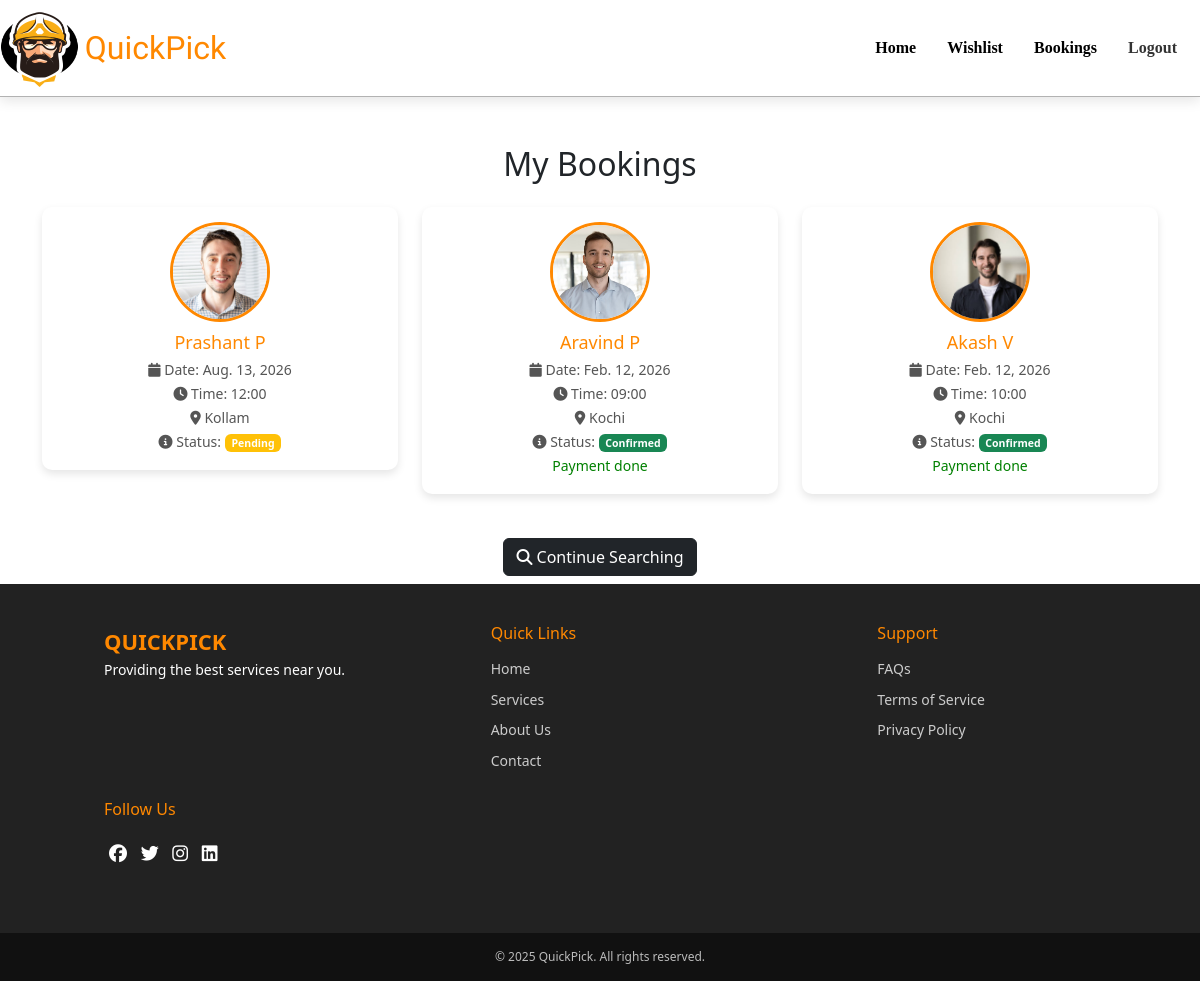
The app's page /user_bookings (signed in) with its own data.
### app/models.py (models this page shows, shortened)
class Booking(models.Model):
    provider = models.ForeignKey('ServiceProvider', on_delete=models.CASCADE)
    user = models.ForeignKey(User, on_delete=models.CASCADE)
    phone = models.CharField(max_length=15)  # Store user phone number
    address = models.TextField()  # Store user address
    date = models.DateField()
    time = models.CharField(max_length=50)
    status = models.CharField(max_length=20, default="Pending")  # Booking status
    payment_amount = models.DecimalField(max_digits=10, decimal_places=2, default=0.0)  # Advance payment amount
    payment_status = models.CharField(max_length=20, choices=[('Pending', 'Pending'), ('Paid', 'Paid')], default='Pending')  # Payment status
    advance_paid = models.BooleanField(default=False)  # Flag to track if the advance payment has been paid
    razorpay_payment_id = models.CharField(max_length=255, blank=True, null=True)  # Store Razorpay payment ID
    class Meta:
        unique_together = ('provider', 'date', 'time')

class ServiceProvider(models.Model):
    category = models.ForeignKey(Category, on_delete=models.CASCADE)
    profile = models.FileField()
    name = models.TextField()
    phone = models.IntegerField(unique=True)
    experience = models.IntegerField()
    availability = models.BooleanField(default=True)
    rating = models.FloatField(default=0.0)
    location = models.TextField()
    des = models.TextField()
    charge = models.FloatField()
    working_hours = models.TextField()

### app/views.py (the view)
# urls.py: path('user_bookings',views.user_bookings),
def user_bookings(req):
    if 'user' in req.session:
        bookings = Booking.objects.filter(user=req.user).order_by('-date')
        return render(req, 'user/user_bookings.html', {'bookings': bookings})
    else:
        return redirect(user_login)

### templates/user/user_bookings.html (shortened to what this page needs)
<!DOCTYPE html>
<html lang="en">
<head>
    {% load static %}
    <link href="https://cdn.jsdelivr.net/npm/bootstrap@5.3.3/dist/css/bootstrap.min.css" rel="stylesheet">
    <link rel="stylesheet" href="https://cdnjs.cloudflare.com/ajax/libs/font-awesome/6.5.1/css/all.min.css">
    <link rel="stylesheet" href="{% static 'css/user_bookings_style.css' %}">
    <link rel="stylesheet" href="{% static 'css/footer.css' %}">
    <link rel="stylesheet" href="https://cdnjs.cloudflare.com/ajax/libs/font-awesome/6.5.1/css/all.min.css">
    <link href="https://cdn.jsdelivr.net/npm/bootstrap@5.3.3/dist/css/bootstrap.min.css" rel="stylesheet">
</head>
<body>
    <nav class="navbar navbar-expand-lg">
        <img src="static/logo.png" alt="logo" width="80" height="80">
        <a class="navbar-brand" href="#">QuickPick</a>
        <div class="collapse navbar-collapse" id="navbarNav">
          <ul class="navbar-nav ms-auto">
            <li class="nav-item">
              <a class="nav-link active" href="../../">Home</a>
            </li>
            <li class="nav-item">
              <a class="nav-link active" href="../viewWishlist">Wishlist</a>
            </li>
            <li class="nav-item">
              <a class="nav-link active" href="user_bookings">Bookings</a>
            </li>
            <li class="nav-item">
              <a class="nav-link" href="../logout">Logout</a>
            </li>
          </ul>
        </div>
      </nav>
    <div class="container mt-5">
        <h2 class="text-center mb-4">My Bookings</h2>
        {% if bookings %}
            <div class="row">
                {% for booking in bookings %}
                    <div class="col-md-6 col-lg-4">
                        <div class="booking-card">
                            <img src="{{ booking.provider.profile.url }}" alt="{{ booking.provider.name }}" class="booking-img">
                            <div class="booking-info">
                                <h4>{{ booking.provider.name }}</h4>
                                <p><i class="fas fa-calendar"></i> Date: {{ booking.date }}</p>
                                <p><i class="fas fa-clock"></i> Time: {{ booking.time }}</p>
                                <p><i class="fas fa-map-marker-alt"></i> {{ booking.provider.location }}</p>
                                <p>
                                    <i class="fas fa-info-circle"></i> Status:
                                    {% if booking.status == "Confirmed" %}
                                        <span class="badge bg-success">Confirmed</span>
                                        {% if booking.payment_status != "Paid" %}
                                        <div class="btn btn-primary mt-1">
                                            <a style="text-decoration: none; color:white" href="order_payment/{{booking.id}}">Make advance payment</a>
                                        </div>
                                        {% else %}
                                        <p style="color:green;">Payment done</p>
                                        {% endif %}
                                    {% else %}
                                        <span class="badge bg-warning">Pending</span>
                                    {% endif %}
                                </p>
                            </div>
                        </div>
                    </div>
                {% endfor %}
            </div>
        {% else %}
            <p class="text-center mt-4 mb-4">You have no bookings yet.</p>
        {% endif %}
        <div class="text-center mt-4">
            <a href="../../" class="btn btn-dark mb-2">
                <i class="fas fa-search"></i> Continue Searching
            </a>
        </div>
    </div>
    <footer class="footer">
        <div class="footer-section">
            <div class="footer-logo">QuickPick</div>
            <p>Providing the best services near you.</p>
        </div>
        <div class="footer-section footer-links">
            <h4>Quick Links</h4>
            <a href="#">Home</a>
            <a href="#">Services</a>
            <a href="#">About Us</a>
            <a href="#">Contact</a>
        </div>
        <div class="footer-section footer-links">
            <h4>Support</h4>
            <a href="#">FAQs</a>
            <a href="#">Terms of Service</a>
            <a href="#">Privacy Policy</a>
        </div>
        <div class="footer-section">
            <h4>Follow Us</h4>
            <div class="footer-social">
                <a href="#"><i class="fab fa-facebook"></i></a>
                <a href="#"><i class="fab fa-twitter"></i></a>
                <a href="#"><i class="fab fa-instagram"></i></a>
                <a href="#"><i class="fab fa-linkedin"></i></a>
            </div>
        </div>
    </footer>
    <div class="footer-bottom">
        &copy; 2025 QuickPick. All rights reserved.
    </div>
</body>
</html>

### static/css/user_bookings_style.css (style rules this page uses)
.navbar { background-color: #fff; box-shadow: 0 4px 12px rgba(0, 0, 0, 0.1); padding: 15px 20px; transition: all 0.3s ease; border-bottom: 1px solid rgba(0, 0, 0, 0.301); margin-bottom:20px; }
.navbar-brand { font-size: 2rem !important; font-family: "Sigmar", serif; font-weight: 400; font-style: normal; color: #ff8800 !important; transition: all 0.3s ease; margin-left: 0.4vw; }
.navbar-nav .nav-item .nav-link { font-size: 1rem; color: #333; margin-right: 15px; transition: all 0.3s ease; font-family: "Dancing Script", serif; font-optical-sizing: auto; font-weight: 700; font-style: normal; }
body { background-color: #f8f9fa; font-family: 'Arial', sans-serif; color: #333; }
.container { max-width: 1100px; }
.booking-card { background: white; border-radius: 10px; box-shadow: 0 4px 8px rgba(0, 0, 0, 0.1); padding: 15px; margin-bottom: 20px; transition: 0.3s ease-in-out; display: flex; flex-direction: column; align-items: center; }
.booking-img { width: 100px; height: 100px; border-radius: 50%; object-fit: cover; border: 3px solid #ff8800; margin-bottom: 10px; }
.booking-info { text-align: center; }
.booking-info h4 { font-size: 18px; color: #ff8800; margin-bottom: 5px; }
.booking-info p { font-size: 14px; color: #555; margin: 3px 0; }
.badge { font-size: 14px; padding: 5px 10px; }

### static/css/footer.css (style rules this page uses)
.footer { background: #222; background-size:100%; color: white; padding: 40px 20px; font-size: 14px; line-height: 1.6; display: flex; flex-wrap: wrap; justify-content: space-between; align-items: flex-start; }
.footer-section { margin-left:7vw; flex: 1; min-width: 250px; margin-bottom: 20px; }
.footer-logo { font-size: 22px; font-weight: bold; color: #ff8800; text-transform: uppercase; }
.footer-section h4 { font-size: 16px; margin-bottom: 15px; color: #ff8800; }
.footer-links a { display: block; color: #ccc; text-decoration: none; margin-bottom: 8px; transition: color 0.3s; }
.footer-social a { display: inline-block; margin: 5px; color: white; font-size: 18px; transition: color 0.3s; }
.footer-bottom { text-align: center; padding: 15px; background: #111; font-size: 12px; color: #bbb; }

### records on screen
Booking: provider.profile (picture), provider.name "Prashant P", date "Aug. 13, 2026", time "12:00", provider.location "Kollam", status "Pending"
Booking: provider.profile (picture), provider.name "Aravind P", date "Feb. 12, 2026", time "09:00", provider.location "Kochi", status "Confirmed"
Booking: provider.profile (picture), provider.name "Akash V", date "Feb. 12, 2026", time "10:00", provider.location "Kochi", status "Confirmed"
